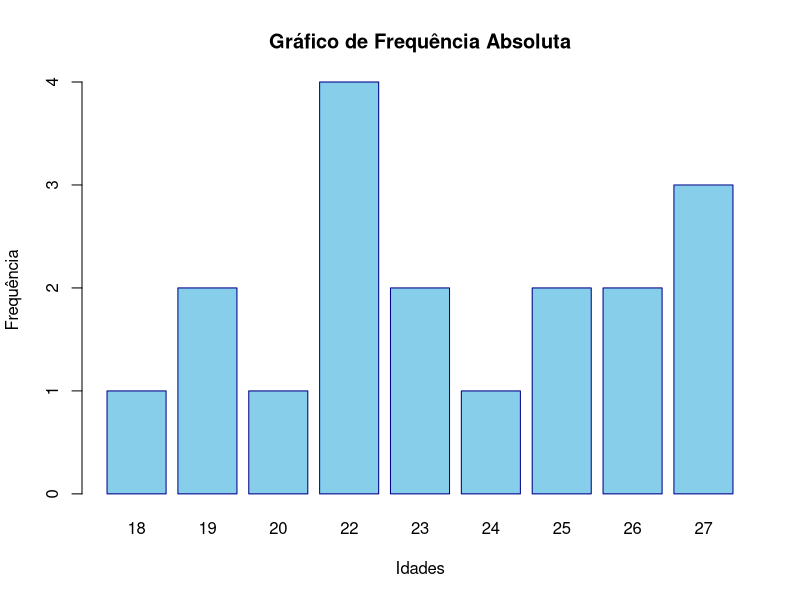

The R source for this figure:
# =====================================================
# ESTUDO SOBRE TABELA DE FREQUÊNCIA EM LINGUAGEM R
# =====================================================

# A tabela de frequência é uma das ferramentas mais básicas e 
# importantes da estatística descritiva. Ela organiza os dados de 
# forma resumida, mostrando quantas vezes cada valor 
# aparece (frequência absoluta), como essa quantidade se acumula 
# ao longo dos dados (frequência acumulada) e qual a proporção 
# percentual que cada valor representa (frequência relativa e 
# relativa acumulada).

# Tipos de frequência:
# Frequência Absoluta (f): Número de vezes que um valor aparece nos dados.
# Frequência Acumulada (F): Soma acumulada das frequências absolutas até aquele ponto.
# Frequência Relativa (f%): Percentual que representa cada valor em relação ao total de observações.
# Frequência Relativa Acumulada (F%): Soma acumulada dos percentuais até aquele valor.

# Vetor com idades.
idades <- c(18, 19, 19, 20, 22, 22, 22, 22, 23, 23, 24, 25, 25, 26, 26, 27, 27, 27)

# Frequência Absoluta (f):
freq_absoluta <- table(idades)

# Visualizar frequência absoluta.
freq_absoluta

# Frequência acumulada (F):
freq_acumulada <- cumsum(as.vector(freq_absoluta))

# Visualizar frequência acumulada.
freq_acumulada

# Frequência relativa (f%):
freq_relativa <- prop.table(freq_absoluta) * 100

# Visualizar frequência relativa.
round(freq_relativa, 2)

# Frequência relativa acumulada (F%):
freq_rel_acumulada <- cumsum(as.vector(freq_relativa))

# Visualizar frequência relativa acumulada.
round(freq_rel_acumulada, 2)

# ==============================================================

# Instalar o pacote dplyr:
# install.packages("dplyr")

# Executar o pacote dplyr:
library(dplyr)

# Criar tabela de frequência
tabela_freq <- data.frame(idades) %>%
  group_by(idades) %>%
  summarise(frequencia = n()) %>%
  mutate(
    freq_acumulada = cumsum(frequencia),
    freq_relativa = round((frequencia / sum(frequencia)) * 100, 1),
    freq_rel_Acumulada = cumsum(freq_relativa)
  )

# Visualizar tabela
tabela_freq


# Gráfico de frequência absoluta.
barplot(
  tabela_freq$frequencia,
  names.arg = tabela_freq$idades,
  main = "Gráfico de Frequência Absoluta",
  xlab = "Idades",
  ylab = "Frequência",
  col = "skyblue",
  border = "darkblue"
)


